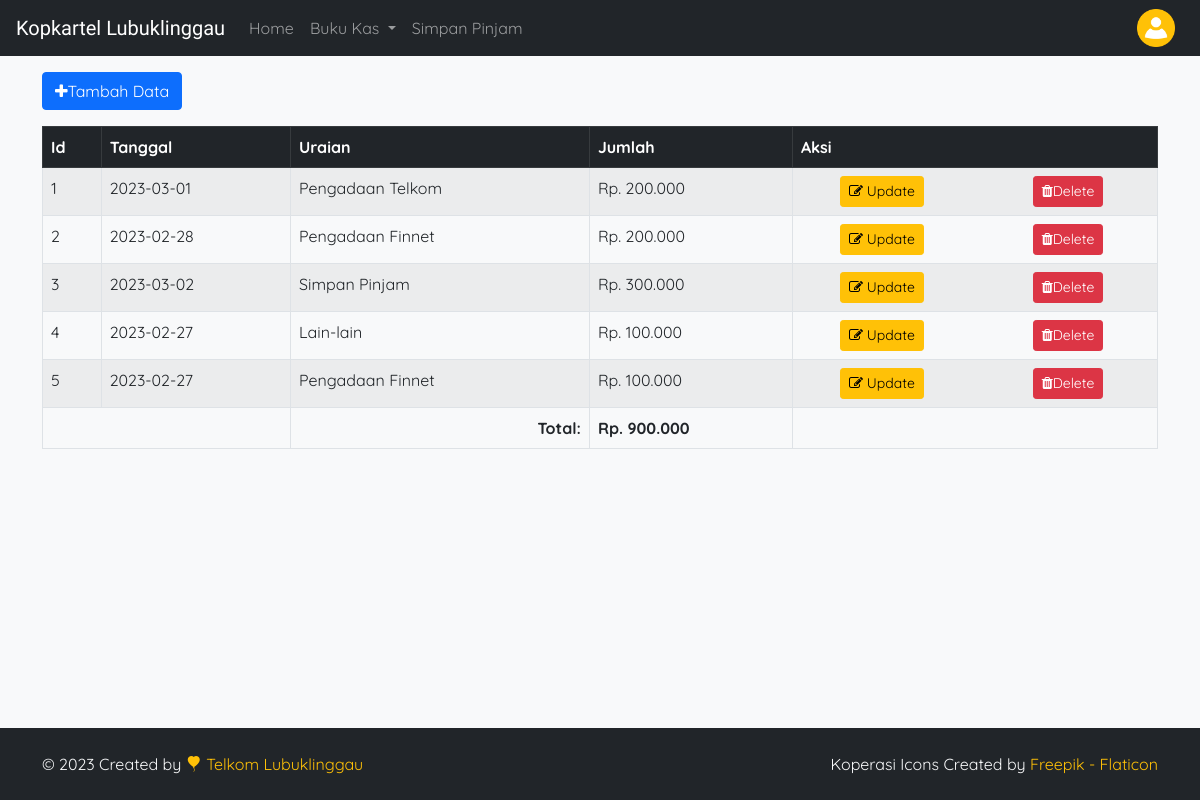
The page /pendapatan/index.php (signed in) on the database its author committed.
### tables this page shows
CREATE TABLE `pendapatan` (
  `id` int(100) NOT NULL,
  `tanggal` date NOT NULL,
  `uraian` text NOT NULL,
  `jumlah` varchar(40) NOT NULL
);

### pendapatan/index.php (the view, shortened to what this page needs)
<?php
    include 'koneksi.php';
?>
<!DOCTYPE html>
<html lang="en"class="h-100">
<head>
    <link href="https://cdn.jsdelivr.net/npm/bootstrap@5.0.2/dist/css/bootstrap.min.css" rel="stylesheet">
    <link rel="stylesheet" href="https://maxcdn.bootstrapcdn.com/font-awesome/4.5.0/css/font-awesome.min.css" />
    <link rel="stylesheet" href="https://cdn.jsdelivr.net/npm/bootstrap-icons@1.9.1/font/bootstrap-icons.css">
    <link rel="stylesheet" href="../assets/css/style.css">
</head>
<body class="h-100 d-flex flex-column text-light bg-light">
<nav class="navbar navbar-expand-lg navbar-dark bg-dark sticky-top" aria-label="navigation">
    <div class="container-fluid">
        <a href="home.php" class="navbar-brand d-flex align-items-center">
            <img src="../assets/img/icon-ebook.png" alt="" class="me-1"> Kopkartel Lubuklinggau
        </a>
        <div id="navbar" class="collapse navbar-collapse">
            <ul class="navbar-nav me-auto mb-2 mb-lg-0 mt-auto">
                <li class="nav-item">
                    <a href="../home" class="nav-link">Home</a>
                </li>
                <li class="nav-item dropdown">
                    <a class="nav-link dropdown-toggle" href="../biaya/index" id="navbarDropdown" role="button" data-bs-toggle="dropdown" aria-expanded="false">
                        Buku Kas
                    </a>
                </li>
                <li class="nav-item">
                    <a href="../simpan/index" class="nav-link">Simpan Pinjam</a>
                </li>
            </ul>
        </div>
    </div>
                <div class="dropdown d-none d-lg-block">
                    <img src="../assets/img/icon-user.png" alt="" class="btn dropdown-toggle p-0 me-4" data-bs-toggle="dropdown" aria-expanded="false">
                </div>
    </nav>
<div class="container mt-3">
    <a href="add.php" class="btn btn-primary btn-md mb-3"><i class='fa fa-plus'></i>Tambah Data</a>
  <table class="table table-striped table-hover table-bordered">
    <thead class="table-dark">
        <th>Id</th>
        <th>Tanggal</th>
        <th>Uraian</th>
        <th>Jumlah</th>
        <th>Aksi</th>
        </thead>
    <?php
        $sqlGet = "SELECT * FROM pendapatan";
        $query = mysqli_query($conn, $sqlGet);
        $total = 0;
        while($data = mysqli_fetch_array($query)) {
            echo "<tr>";
            echo "<td>" . $data['id'] . "</td>";
            echo "<td>" . $data['tanggal'] . "</td>";
            echo "<td>" . $data['uraian'] . "</td>";
            echo "<td>Rp. " . number_format($data['jumlah'], 0, ".", ".") . "</td>";
            echo "<td>
                    <div class='row'>
                        <div class='col d-flex justify-content-center'>
                            <a href='update.php?id=$data[id]' class='btn btn-sm btn-warning'><i class='fa fa-edit'></i> Update</a>
                        </div>
                        <div class='col d-flex justify-content-center'>
                            <a href='delete.php?id=$data[id]' class='btn btn-sm btn-danger'><i class='fa fa-trash'></i>Delete</a>
                        </div>
                    </div>
                </td>";
            echo "</tr>";
            $total += $data['jumlah'];
        }
    ?>
    <tr>
        <td colspan="2"></td>
        <td style="text-align:right;font-weight:bold;">Total:</td>
        <td style="text-align:left;font-weight:bold;"><?php echo "Rp. " . number_format($total, 0, ".", "."); ?></td>
        <td></td>
    </tr>
  </table>
</div>
</body>
<footer class="bg-dark text-light px-0 py-4 p-sm-4 mt-auto">
        <div class="container d-flex justify-content-between align-items-center flex-column flex-md-row">
            <div>
                &copy; <?= date("Y") ?> Created by
                <a href="https://www.google.com/maps/place/PT.+TELKOM+Lubuklinggau/@-3.2958425,102.8596516,17z/data=!3m1!4b1!4m6!3m5!1s0x2e30e0fd0ce6cb11:0xe5055abf540d821f!8m2!3d-3.2958479!4d102.8618403!16s%2Fg%2F11cjh_4h81 " target="_blank" rel="noopener noreferrer" class="link-warning text-decoration-none fw-semibold">
                    <i class="bi bi-balloon-heart-fill text-warning" aria-hidden="true"></i> Telkom Lubuklinggau
                </a>
            </div>
            <div>
                Koperasi Icons Created by
                <a href="https://flaticon.com/free-icons/ebook" title="kopkartel Lubuklinggau icons" target="_blank" rel="noopener noreferrer" class="link-warning text-decoration-none fw-semibold">Freepik - Flaticon</a>
            </div>
        </div>
    </footer>
</html>

### assets/css/style.css (style rules this page uses)
body { font-family: 'Quicksand', sans-serif; background-color: #f5f5f5; }
.navbar-brand, .form-sign h1 span { font-family: 'Courgette', cursive; }
.dropdown img { max-width: 40px; }

### pendapatan/index.php (style rules this page uses)
body { display: flex; flex-direction: column; min-height: 100vh; }

### rows shown on the page
pendapatan: id "1", tanggal "2023-03-01", uraian "Pengadaan Telkom", jumlah "200.000"
pendapatan: id "2", tanggal "2023-02-28", uraian "Pengadaan Finnet", jumlah "200.000"
pendapatan: id "3", tanggal "2023-03-02", uraian "Simpan Pinjam", jumlah "300.000"
pendapatan: id "4", tanggal "2023-02-27", uraian "Lain-lain", jumlah "100.000"
pendapatan: id "5", tanggal "2023-02-27", uraian "Pengadaan Finnet", jumlah "100.000"

### other values the page prints
$total "900.000"
